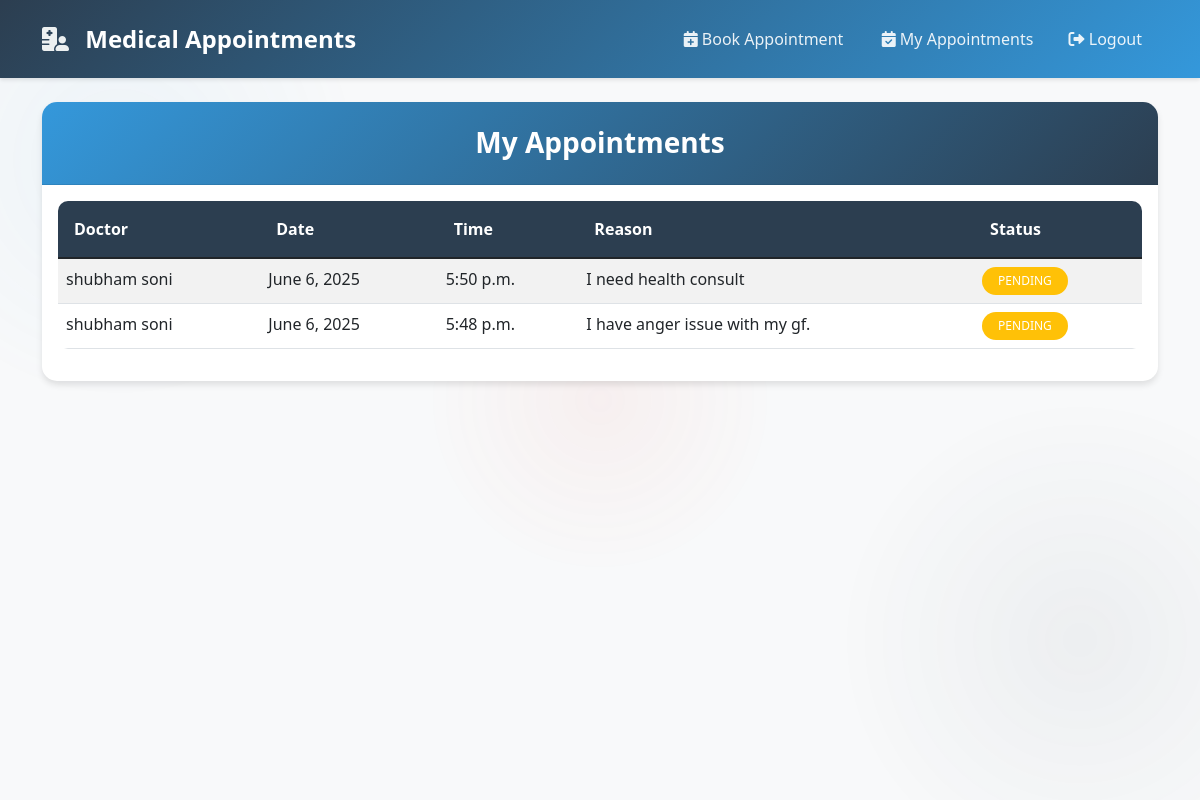
Screenshot of /my-appointments/ (signed in) with the database file from the repository.
### appointments/models.py (models this page shows, shortened)
class Appointment(models.Model):
    STATUS_CHOICES = [
        ('PENDING', 'Pending'),
        ('CONFIRMED', 'Confirmed'),
        ('CANCELLED', 'Cancelled'),
    ]
    patient = models.ForeignKey(Patient, on_delete=models.CASCADE)
    doctor = models.ForeignKey(Doctor, on_delete=models.CASCADE)
    date = models.DateField()
    time = models.TimeField()
    reason = models.TextField()
    status = models.CharField(max_length=10, choices=STATUS_CHOICES, default='PENDING')
    created_at = models.DateTimeField(auto_now_add=True)
    class Meta:
        ordering = ['-date', '-time']

class Doctor(models.Model):
    user = models.OneToOneField(User, on_delete=models.CASCADE)
    specialization = models.CharField(max_length=100)
    phone_number = models.CharField(max_length=15)

### appointments/views.py (the view)
# urls.py: path('my-appointments/', views.my_appointments, name='my_appointments'),
@login_required
def my_appointments(request):
    if hasattr(request.user, 'patient'):
        appointments = Appointment.objects.filter(patient=request.user.patient)
        context = {'appointments': appointments, 'user_type': 'Patient'}
    elif hasattr(request.user, 'doctor'):
        appointments = Appointment.objects.filter(doctor=request.user.doctor)
        context = {'appointments': appointments, 'user_type': 'Doctor'}
    else:
        appointments = []
        context = {'appointments': appointments, 'user_type': 'Unknown'}
    return render(request, 'appointments/my_appointments.html', context)

### appointments/templates/appointments/my_appointments.html (shortened to what this page needs)
{% extends 'appointments/base.html' %}
{% block content %}
<div class="row">
    <div class="col-12">
        <div class="card">
            <div class="card-header">
                <h3 class="text-center">My Appointments</h3>
            </div>
            <div class="card-body">
                {% if appointments %}
                    <div class="table-responsive">
                        <table class="table table-striped">
                            <thead>
                                <tr>
                                    {% if user_type == 'Doctor' %}
                                        <th>Patient</th>
                                    {% else %}
                                        <th>Doctor</th>
                                    {% endif %}
                                    <th>Date</th>
                                    <th>Time</th>
                                    <th>Reason</th>
                                    <th>Status</th>
                                </tr>
                            </thead>
                            <tbody>
                                {% for appointment in appointments %}
                                    <tr>
                                        {% if user_type == 'Doctor' %}
                                            <td>{{ appointment.patient.user.get_full_name }}</td>
                                        {% else %}
                                            <td>{{ appointment.doctor.user.get_full_name }}</td>
                                        {% endif %}
                                        <td>{{ appointment.date }}</td>
                                        <td>{{ appointment.time }}</td>
                                        <td>{{ appointment.reason }}</td>
                                        <td>
                                            <span class="badge bg-{% if appointment.status == 'CONFIRMED' %}success{% elif appointment.status == 'CANCELLED' %}danger{% else %}warning{% endif %}">
                                                {{ appointment.status }}
                                            </span>
                                        </td>
                                    </tr>
                                {% endfor %}
                            </tbody>
                        </table>
                    </div>
                {% else %}
                    <p class="text-center">No appointments found.</p>
                {% endif %}
            </div>
        </div>
    </div>
</div>
{% endblock %}

### appointments/templates/appointments/base.html (style rules this page uses)
:root { --primary-color: #2c3e50; --secondary-color: #3498db; --accent-color: #e74c3c; }
body { background-color: #f8f9fa; font-family: 'Segoe UI', Tahoma, Geneva, Verdana, sans-serif; }
.card { border: none; border-radius: 15px; box-shadow: 0 4px 6px rgba(0,0,0,0.1); margin-bottom: 2rem; transition: transform 0.3s ease; }
.card-header { background: linear-gradient(135deg, var(--secondary-color), var(--primary-color)); color: white; border-radius: 15px 15px 0 0 !important; padding: 1.5rem; }
.card-header h3 { margin: 0; font-weight: 600; }
.table { background: white; border-radius: 10px; overflow: hidden; }
.table thead th { background-color: var(--primary-color); color: white; border: none; padding: 1rem; }
.badge { padding: 0.5rem 1rem; border-radius: 20px; font-weight: 500; }

### rows the page displays
Appointment: doctor.user.get_full_name "shubham soni", date "June 6, 2025", time "5:50 p.m.", reason "I need health consult", status "PENDING"
Appointment: doctor.user.get_full_name "shubham soni", date "June 6, 2025", time "5:48 p.m.", reason "I have anger issue with my gf.", status "PENDING"
